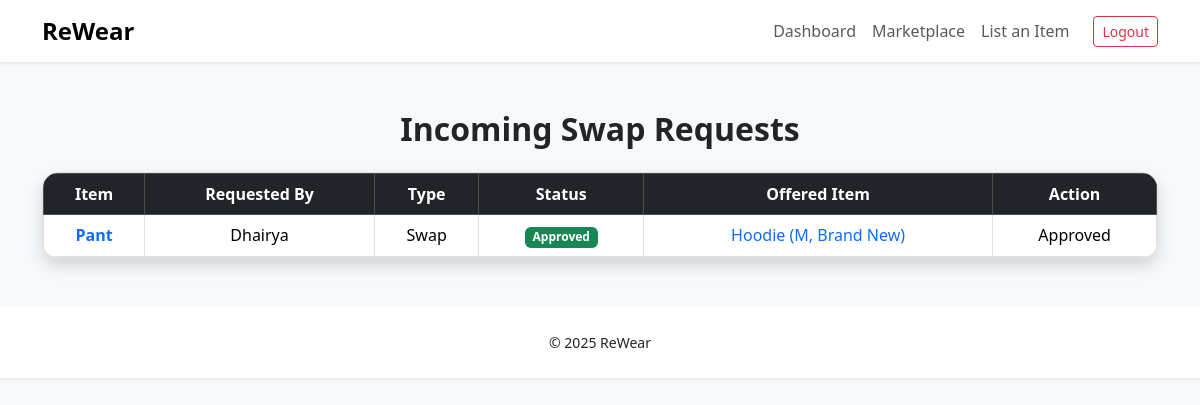
The page /incoming_swap_requests (signed in) on the database its author committed.
### models/models.py (models this page shows)
class Item(db.Model):
    id = db.Column(db.Integer, primary_key=True)
    title = db.Column(db.String(100), nullable=False)
    description = db.Column(db.Text, nullable=False)
    category = db.Column(db.String(50))
    type = db.Column(db.String(50))
    size = db.Column(db.String(20))
    condition = db.Column(db.String(50))
    tags = db.Column(db.String(100))
    image_filename = db.Column(db.String(100))
    uploader_id = db.Column(db.Integer, db.ForeignKey('user.id'), nullable=False)
    status = db.Column(db.String(20), default='available')

class User(UserMixin, db.Model):
    id = db.Column(db.Integer, primary_key=True)
    name = db.Column(db.String(100))  # Add this line
    email = db.Column(db.String(150), unique=True, nullable=False)
    password = db.Column(db.String(256), nullable=False)
    points = db.Column(db.Integer, default=0)
    is_admin = db.Column(db.Boolean, default=False)
    items = db.relationship('Item', backref='uploader', lazy=True)

class SwapRequest(db.Model):
    id = db.Column(db.Integer, primary_key=True)
    item_id = db.Column(db.Integer, db.ForeignKey('item.id'), nullable=False)  # item to be received
    requester_id = db.Column(db.Integer, db.ForeignKey('user.id'), nullable=False)
    offered_item_id = db.Column(db.Integer, db.ForeignKey('item.id'), nullable=True)  # item offered in swap
    type = db.Column(db.String(10))  # 'swap' or 'buy'
    status = db.Column(db.String(20), default='pending')

### app.py (the view)
@app.route('/incoming_swap_requests')
@login_required
def incoming_swap_requests():
    user_items = Item.query.filter_by(uploader_id=current_user.id).all()
    user_item_ids = [item.id for item in user_items]
    swap_requests = SwapRequest.query.filter(SwapRequest.item_id.in_(user_item_ids)).all()
    all_item_ids = set(user_item_ids)
    for req in swap_requests:
        if req.offered_item_id:
            all_item_ids.add(req.offered_item_id)
    all_items = Item.query.filter(Item.id.in_(all_item_ids)).all()
    items = {item.id: item for item in all_items}
    requesters = {req.requester_id: User.query.get(req.requester_id) for req in swap_requests}
    return render_template(
        'incoming_swap_requests.html',
        swap_requests=swap_requests,
        items=items,
        requesters=requesters
    )

### app.py (called while the page is built)
@login_manager.user_loader
def load_user(user_id):
    return User.query.get(int(user_id))

### templates/incoming_swap_requests.html (shortened to what this page needs)
<!DOCTYPE html>
<html lang="en">
<head>
  <link href="https://cdn.jsdelivr.net/npm/bootstrap@5.3.3/dist/css/bootstrap.min.css" rel="stylesheet">
  <link rel="stylesheet" href="{{ url_for('static', filename='css/style.css') }}">
</head>
<body>
<nav class="navbar navbar-expand-lg navbar-light bg-white shadow-sm">
  <div class="container">
    <a class="navbar-brand" href="{{ url_for('index') }}">ReWear</a>
    <div class="collapse navbar-collapse" id="navbarNav">
      <ul class="navbar-nav ms-auto align-items-center">
        <li class="nav-item"><a class="nav-link" href="{{ url_for('dashboard') }}">Dashboard</a></li>
        <li class="nav-item"><a class="nav-link" href="{{ url_for('marketplace') }}">Marketplace</a></li>
        <li class="nav-item"><a class="nav-link" href="{{ url_for('add_item') }}">List an Item</a></li>
        <li class="nav-item ms-3">
          <a href="{{ url_for('logout') }}" class="btn btn-outline-danger btn-sm">Logout</a>
        </li>
      </ul>
    </div>
  </div>
</nav>
<div class="container mt-5">
    <h2 class="mb-4 text-center fw-bold">Incoming Swap Requests</h2>
    {% if swap_requests %}
    <div class="table-responsive shadow rounded-4 border">
        <table class="table table-hover table-bordered align-middle mb-0">
            <thead class="table-dark text-center">
                <tr>
                    <th>Item</th>
                    <th>Requested By</th>
                    <th>Type</th>
                    <th>Status</th>
                    <th>Offered Item</th>
                    <th>Action</th>
                </tr>
            </thead>
            <tbody class="text-center">
                {% for req in swap_requests %}
                <tr>
                    <td>
                        {% if items[req.item_id] %}
                            <a href="{{ url_for('item_detail', item_id=items[req.item_id].id) }}" class="text-decoration-none fw-semibold">
                                {{ items[req.item_id].title }}
                            </a>
                        {% else %}
                            <span class="text-muted">[Requested item not found]</span>
                        {% endif %}
                    </td>
                    <td>
                        {% if requesters[req.requester_id] %}
                            {{ requesters[req.requester_id].name or requesters[req.requester_id].email }}
                        {% else %}
                            <span class="text-muted">[User not found]</span>
                        {% endif %}
                    </td>
                    <td>{{ req.type|capitalize }}</td>
                    <td>
                        <span class="badge bg-{{ 'secondary' if req.status == 'pending' else 'success' if req.status == 'approved' else 'danger' }}">
                            {{ req.status|capitalize }}
                        </span>
                    </td>
                    <td>
                        {% if req.type == 'swap' %}
                            {% if req.offered_item_id %}
                                {% set offered_item = items.get(req.offered_item_id) %}
                                {% if offered_item %}
                                    <a href="{{ url_for('item_detail', item_id=offered_item.id) }}" class="text-decoration-none">
                                        {{ offered_item.title }} ({{ offered_item.size }}, {{ offered_item.condition }})
                                    </a>
                                {% else %}
                                    <span class="text-muted">[Offered item not found]</span>
                                {% endif %}
                            {% else %}
                                <span class="text-muted">[No item offered]</span>
                            {% endif %}
                        {% else %}
                            <span class="text-muted">[Not applicable]</span>
                        {% endif %}
                    </td>
                    <td>
                        {% if req.status == 'pending' %}
                        <form method="post" action="{{ url_for('handle_swap_request_action', swap_id=req.id) }}" class="d-flex gap-2 justify-content-center">
                            <button type="submit" name="action" value="approve" class="btn btn-success btn-sm rounded-pill px-3">Approve</button>
                            <button type="submit" name="action" value="reject" class="btn btn-danger btn-sm rounded-pill px-3">Reject</button>
                        </form>
                        {% else %}
                        <span class="fw-medium">{{ req.status|capitalize }}</span>
                        {% endif %}
                    </td>
                </tr>
                {% endfor %}
            </tbody>
        </table>
    </div>
    {% else %}
    <div class="alert alert-info text-center mt-4">
        You have not received any swap or buy requests yet.
    </div>
    {% endif %}
</div>
<footer class="text-center p-4 bg-white shadow-sm mt-5">
  <small>&copy; 2025 ReWear</small>
</footer>
</body>
</html>

### static/css/style.css (style rules this page uses)
body { font-family: 'Segoe UI', sans-serif; background-color: #f8f9fa; }
.navbar-brand { font-weight: bold; font-size: 1.5rem; }
footer { margin-top: 2rem; background-color: #fff; }

### rows shown on the page
SwapRequest: type "Swap", status "Approved"
Item: title "Pant"
User: name "Dhairya"
Item: title "Hoodie", size "M", condition "Brand New"
